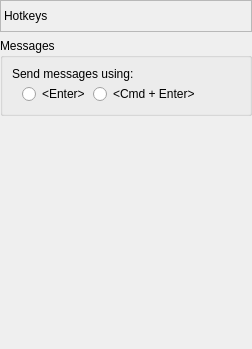
       <widget class="QWidget" name="pageHotkeys">
        <layout class="QVBoxLayout" name="verticalLayout_34">
         <property name="margin">
          <number>0</number>
         </property>
         <item>
          <widget class="QLabel" name="lblHotkeysPage">
           <property name="minimumSize">
            <size>
             <width>0</width>
             <height>32</height>
            </size>
           </property>
           <property name="maximumSize">
            <size>
             <width>16777215</width>
             <height>32</height>
            </size>
           </property>
           <property name="frameShape">
            <enum>QFrame::StyledPanel</enum>
           </property>
           <property name="frameShadow">
            <enum>QFrame::Sunken</enum>
           </property>
           <property name="text">
            <string>Hotkeys</string>
           </property>
          </widget>
         </item>
         <item>
          <widget class="QGroupBox" name="grpMsgHotkeys">
           <property name="title">
            <string>Messages</string>
           </property>
           <layout class="QVBoxLayout" name="verticalLayout_33">
            <item>
             <layout class="QVBoxLayout" name="verticalLayout_32">
              <property name="spacing">
               <number>3</number>
              </property>
              <item>
               <widget class="QLabel" name="lblSendModDesc">
                <property name="text">
                 <string>Send messages using:</string>
                </property>
               </widget>
              </item>
              <item>
               <layout class="QHBoxLayout" name="horizontalLayout_26">
                <item>
                 <spacer name="horizontalSpacer_24">
                  <property name="orientation">
                   <enum>Qt::Horizontal</enum>
                  </property>
                  <property name="sizeType">
                   <enum>QSizePolicy::Fixed</enum>
                  </property>
                  <property name="sizeHint" stdset="0">
                   <size>
                    <width>10</width>
                    <height>20</height>
                   </size>
                  </property>
                 </spacer>
                </item>
                <item>
                 <widget class="QRadioButton" name="rdbEnter">
                  <property name="text">
                   <string>&lt;Enter&gt;</string>
                  </property>
                 </widget>
                </item>
                <item>
                 <widget class="QRadioButton" name="rdbCmdEnter">
                  <property name="text">
                   <string>&lt;Cmd + Enter&gt;</string>
                  </property>
                 </widget>
                </item>
                <item>
                 <spacer name="horizontalSpacer_25">
                  <property name="orientation">
                   <enum>Qt::Horizontal</enum>
                  </property>
                  <property name="sizeHint" stdset="0">
                   <size>
                    <width>40</width>
                    <height>20</height>
                   </size>
                  </property>
                 </spacer>
                </item>
               </layout>
              </item>
             </layout>
            </item>
           </layout>
          </widget>
         </item>
         <item>
          <spacer name="verticalSpacer_10">
           <property name="orientation">
            <enum>Qt::Vertical</enum>
           </property>
           <property name="sizeHint" stdset="0">
            <size>
             <width>20</width>
             <height>233</height>
            </size>
           </property>
          </spacer>
         </item>
        </layout>
       </widget>
